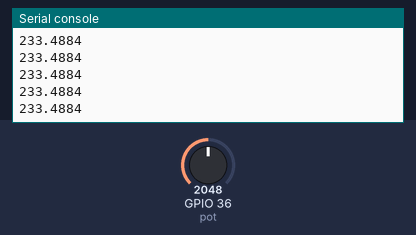
This program was run on a simulated ESP32 board running MicroPython. Parts: the last lines printed to the serial console. Inputs (shaded band) come from the test bench; at power-on: GPIO 36 (pot) = 2048 (analog values on the 0–4095 scale).

Above: at 1.2 s.
1.3 s: GPIO 36 (pot) set to 2866
At 1.31 s:
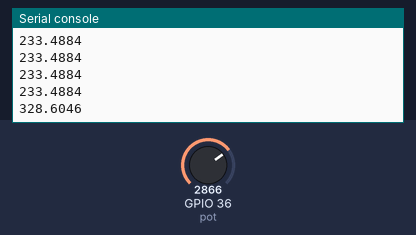
2.8 s: GPIO 36 (pot) set to 3603
At 2.81 s:
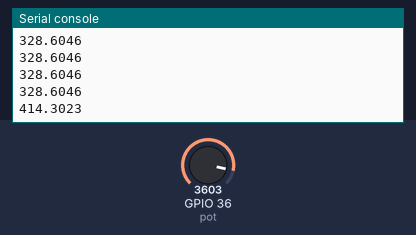
Timing chart, 0 to 5.8 s (numbered marks = the images above; inputs shaded):
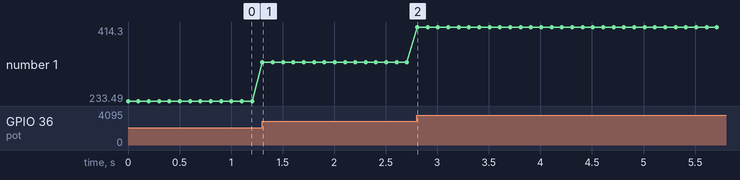

Measured:
- after the input at 1.3 s, the serial console: prints a new line at once (image 1)
- after the input at 2.8 s, the serial console: prints a new line at once (image 2)
- plotted number 1: 233.49 → 328.6 after the input at 1.3 s, 328.6 → 414.3 after the input at 2.8 s

The program:

readLDR.py
```python
from machine import Pin, ADC
from time import sleep

pot = ADC(Pin(36))
pot.atten(ADC.ATTN_11DB)  # Full range

while True:
    pot_value = pot.read()
    lumvalue = (pot_value - 40) * (10 / 86)
    print(lumvalue)
    sleep(0.1)
```
